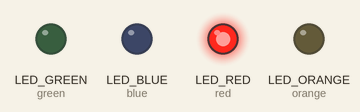
Recording of a program running on a simulated CircuitPython board. On the bench: output pins drawn as LEDs (lit = HIGH).

Above: at 0.02 s.
At 0.72 s:
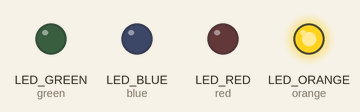
At 1.47 s:
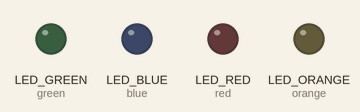
At 2.22 s:
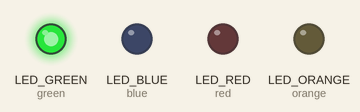
At 2.92 s:
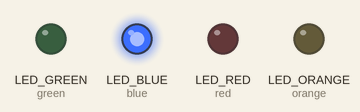
Timing chart, 0 to 3.2 s (numbered marks = the images above):
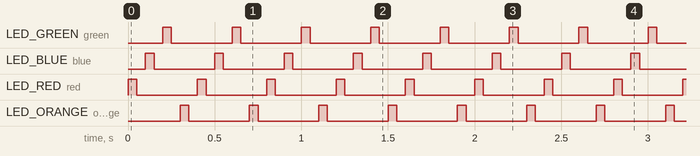

The program:

code_original.py
```python
import time
import digitalio
import board

orange = digitalio.DigitalInOut(board.LED_ORANGE)
orange.direction = digitalio.Direction.OUTPUT
green = digitalio.DigitalInOut(board.LED_GREEN)
green.direction = digitalio.Direction.OUTPUT
red = digitalio.DigitalInOut(board.LED_RED)
red.direction = digitalio.Direction.OUTPUT
blue = digitalio.DigitalInOut(board.LED_BLUE)
blue.direction = digitalio.Direction.OUTPUT

#colorlist = ["orange","green","red","blue"]
speed = 0.05
while True:
    red.value = True
    time.sleep(speed)
    red.value = False
    time.sleep(speed)

    blue.value = True
    time.sleep(speed)
    blue.value = False
    time.sleep(speed)

    green.value = True
    time.sleep(speed)
    green.value = False
    time.sleep(speed)

    orange.value = True
    time.sleep(speed)
    orange.value = False
    time.sleep(speed)
```

Measured:
- by itself, LED_GREEN (green), LED_BLUE (blue), LED_RED (red), LED_ORANGE (orange): alternates HIGH for 0.05 s and LOW for 0.35 s
